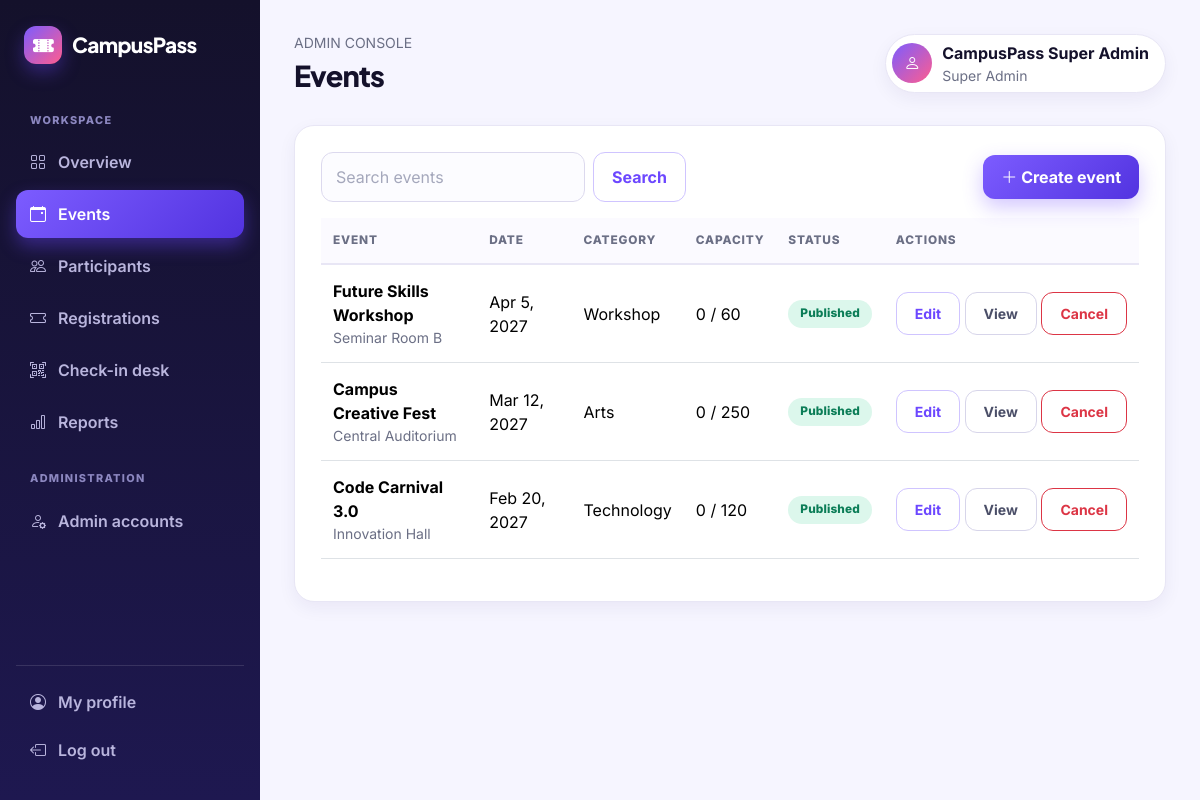
The page /admin/events.php (signed in) on the database its author committed.
### tables this page shows
CREATE TABLE events (id BIGINT UNSIGNED AUTO_INCREMENT PRIMARY KEY,title VARCHAR(200) NOT NULL,category VARCHAR(80) NOT NULL DEFAULT 'Other',description TEXT NOT NULL,venue VARCHAR(200) NOT NULL,event_date DATE NOT NULL,start_time TIME NOT NULL,end_time TIME NULL,capacity INT UNSIGNED NOT NULL,organiser VARCHAR(160) NULL,rules TEXT NULL,image_url VARCHAR(1000) NULL,status ENUM('draft','published','closed','cancelled') NOT NULL DEFAULT 'draft',registration_start DATETIME NULL,registration_end DATETIME NULL,created_by BIGINT UNSIGNED NULL,created_at TIMESTAMP NOT NULL DEFAULT CURRENT_TIMESTAMP,updated_at TIMESTAMP NULL DEFAULT NULL ON UPDATE CURRENT_TIMESTAMP,INDEX idx_events_date_status(event_date,status),INDEX idx_events_category(category),CONSTRAINT fk_events_admin FOREIGN KEY(created_by) REFERENCES admin_users(id) ON DELETE SET NULL);

### includes/functions.php (called while the page is built, shortened)
<?php
function e($v): string { return htmlspecialchars((string)$v, ENT_QUOTES | ENT_SUBSTITUTE, 'UTF-8'); }

### admin/events.php (the view)
<?php require_once __DIR__.'/../includes/admin-auth.php';$pageTitle='Events';$q=trim($_GET['q']??'');$s=$pdo->prepare("SELECT e.*,(SELECT COUNT(*) FROM registrations r WHERE r.event_id=e.id AND r.status='valid') registered FROM events e WHERE e.title LIKE ? ORDER BY e.event_date DESC");$s->execute(['%'.$q.'%']);$events=$s->fetchAll();require __DIR__.'/../includes/admin-layout.php'; ?><div class="panel"><div class="d-flex justify-content-between align-items-center flex-wrap gap-3 mb-3"><form class="d-flex gap-2" data-validate novalidate data-no-lock><input class="form-control" maxlength="80" name="q" value="<?=e($q)?>" placeholder="Search events"><button class="btn btn-outline-primary">Search</button></form><a href="create-event.php" class="btn btn-primary"><i class="bi bi-plus-lg me-1"></i>Create event</a></div><div class="table-responsive"><table class="table"><thead><tr><th>Event</th><th>Date</th><th>Category</th><th>Capacity</th><th>Status</th><th>Actions</th></tr></thead><tbody><?php foreach($events as $ev): ?><tr><td><strong><?=e($ev['title'])?></strong><div class="small muted"><?=e($ev['venue'])?></div></td><td><?=e(date('M j, Y',strtotime($ev['event_date'])))?></td><td><?=e($ev['category'])?></td><td><?=e($ev['registered'])?> / <?=e($ev['capacity'])?></td><td><span class="status-pill status-<?=e($ev['status'])?>"><?=e($ev['status'])?></span></td><td class="text-nowrap"><a class="btn btn-sm btn-outline-primary" href="edit-event.php?id=<?=(int)$ev['id']?>">Edit</a> <a class="btn btn-sm btn-outline-secondary" href="event-view.php?id=<?=(int)$ev['id']?>">View</a> <?php if(in_array($_SESSION['admin_role'],['super_admin','event_admin'],true)): ?><form method="post" action="delete-event.php" class="d-inline" onsubmit="return confirm('Cancel this event? Existing registrations will be retained.');"><?=csrf_field()?><input type="hidden" name="id" value="<?=(int)$ev['id']?>"><button class="btn btn-sm btn-outline-danger">Cancel</button></form><?php endif; ?></td></tr><?php endforeach; ?><?php if(!$events): ?><tr><td colspan="6" class="text-center muted">No events found.</td></tr><?php endif; ?></tbody></table></div></div><?php require __DIR__.'/../includes/admin-footer.php'; ?>

### assets/css/style.css (style rules this page uses)
:root { --primary:#6c47ff; --primary-dark:#5233e0; --primary-soft:#efeaff; --ink:#14112b; --ink-2:#2b2750; --muted:#6b6f85; --bg:#f6f5ff; --line:#e8e6f5; --white:#fff; --accent:#ffb020; --pink:#ff5d8f; --mint:#12b886; --danger:#e5484d; --shadow:0 18px 40px rgba(40,25,110,.10); --shadow-sm:0 6px 18px rgba(40,25,110,.06); --radius:20px; --bs-primary:#6c47ff; --bs-primary-rgb:108,71,255; --bs-link-color:#6c47ff; --bs-link-hover-color:#5233e0; --bs-body-font-family:'Inter',system-ui,sans-serif; --bs-body-color:#14112b; }
* { box-sizing:border-box }
html { scroll-behavior:smooth }
body { font-family:'Inter',system-ui,sans-serif;color:var(--ink);background:#fff;-webkit-font-smoothing:antialiased }
a { text-decoration:none }
.muted { color:var(--muted) }
.btn { border-radius:12px;padding:10px 18px;font-weight:700;transition:transform .15s,box-shadow .15s,background .15s }
.btn-primary { --bs-btn-bg:var(--primary);--bs-btn-border-color:var(--primary);--bs-btn-hover-bg:var(--primary-dark);--bs-btn-hover-border-color:var(--primary-dark);--bs-btn-active-bg:var(--primary-dark);--bs-btn-active-border-color:var(--primary-dark);--bs-btn-focus-shadow-rgb:108,71,255;--bs-btn-disabled-bg:#a995ff;--bs-btn-disabled-border-color:#a995ff;background-image:linear-gradient(135deg,#7c5cff,#5233e0);border:0;box-shadow:0 8px 20px rgba(108,71,255,.30) }
.btn-outline-primary { --bs-btn-color:var(--primary);--bs-btn-border-color:#cfc4ff;--bs-btn-hover-bg:var(--primary);--bs-btn-hover-border-color:var(--primary);--bs-btn-active-bg:var(--primary-dark);--bs-btn-focus-shadow-rgb:108,71,255 }
.btn-outline-secondary { --bs-btn-color:#4b4f68;--bs-btn-border-color:#d7d5ea;--bs-btn-hover-bg:#4b4f68 }
.event-card,.panel,.stat-card { border:1px solid var(--line);border-radius:var(--radius);background:#fff;box-shadow:var(--shadow-sm);overflow:hidden }
.category-pill,.status-pill { display:inline-block;border-radius:99px;padding:5px 12px;background:var(--primary-soft);color:var(--primary);font-size:.74rem;font-weight:800;text-transform:capitalize;letter-spacing:.01em }
.status-published,.status-checked,.status-valid { background:#dcf7ec;color:#0b7d57 }
.panel { padding:26px }
.form-control,.form-select { border-radius:12px;border:1.5px solid #dcd9ee;padding:12px 14px;background-color:#fcfcff;transition:border-color .15s,box-shadow .15s,background .15s }
.form-control::placeholder { color:#a5a8bc }
.table { --bs-table-bg:transparent }
.table>:not(caption)>*>* { padding:14px 12px;vertical-align:middle }
.table thead th { font-size:.74rem;text-transform:uppercase;letter-spacing:.07em;color:var(--muted);font-weight:800;border-bottom:2px solid var(--line);background:#fbfaff }
.table tbody tr { transition:background .15s }
.admin-body { background:var(--bg);min-height:100vh }

### rows shown on the page
events: title "Future Skills Workshop", venue "Seminar Room B", event_date "Apr 5, 2027", category "Workshop", registered "0", capacity "60", status "Published"
events: title "Campus Creative Fest", venue "Central Auditorium", event_date "Mar 12, 2027", category "Arts", registered "0", capacity "250", status "Published"
events: title "Code Carnival 3.0", venue "Innovation Hall", event_date "Feb 20, 2027", category "Technology", registered "0", capacity "120", status "Published"

### other values the page prints
$pageTitle "Events"
$_SESSION['admin_name'] "CampusPass Super Admin"
str_replace('_',' ',ucfirst($_SESSION['admin_role']??'admin')) "Super Admin"
